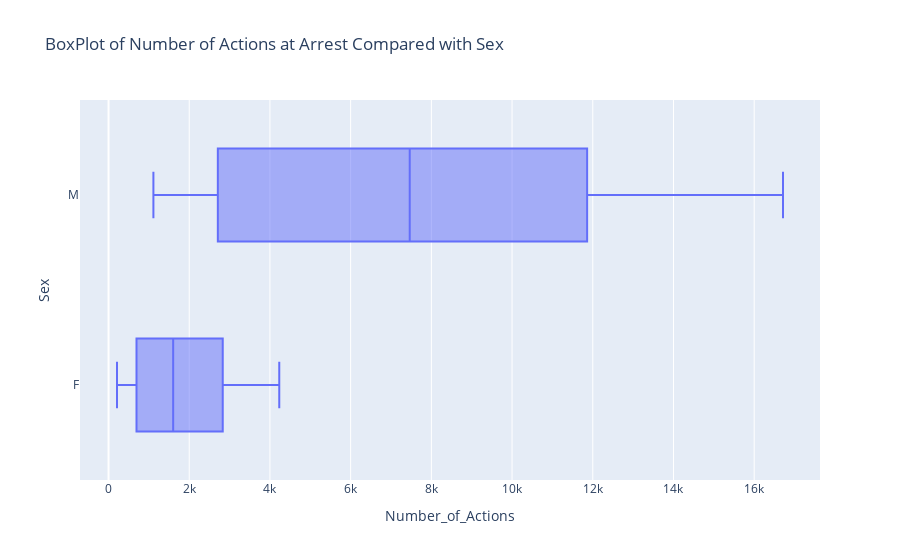

The notebook cell this image was saved under:
### Markdown cell above
# BoxPlot

### Code cell
#boxplot for rq2 between strip search and sex

bp3 = px.box(action_count_1
            , x = 'Number_of_Actions'
            , y = 'Sex'
            , title = "BoxPlot of Number of Actions at Arrest Compared with Sex"
            )
bp3.show()

### Figure 1 — Plotly figure (JSON) as saved in the notebook; plotly's stock layout.template omitted (floating-point values rounded to 4 significant figures)
{"data": [{"alignmentgroup": "True", "hovertemplate": "Number_of_Actions=%{x}<br>Sex=%{y}<extra></extra>", "legendgroup": "", "marker": {"color": "#636efa"}, "name": "", "notched": false, "offsetgroup": "", "orientation": "h", "showlegend": false, "type": "box", "x": [733, 2069, 4231, 3084, 1602, 680, 210, 2309, 7970, 16714, 13157, 7464, 3908, 1112], "x0": " ", "xaxis": "x", "y": ["F", "F", "F", "F", "F", "F", "F", "M", "M", "M", "M", "M", "M", "M"], "y0": " ", "yaxis": "y"}], "layout": {"boxmode": "group", "legend": {"tracegroupgap": 0}, "title": {"text": "BoxPlot of Number of Actions at Arrest Compared with Sex"}, "xaxis": {"anchor": "y", "domain": [0, 1], "title": {"text": "Number_of_Actions"}}, "yaxis": {"anchor": "x", "domain": [0, 1], "title": {"text": "Sex"}}}}
